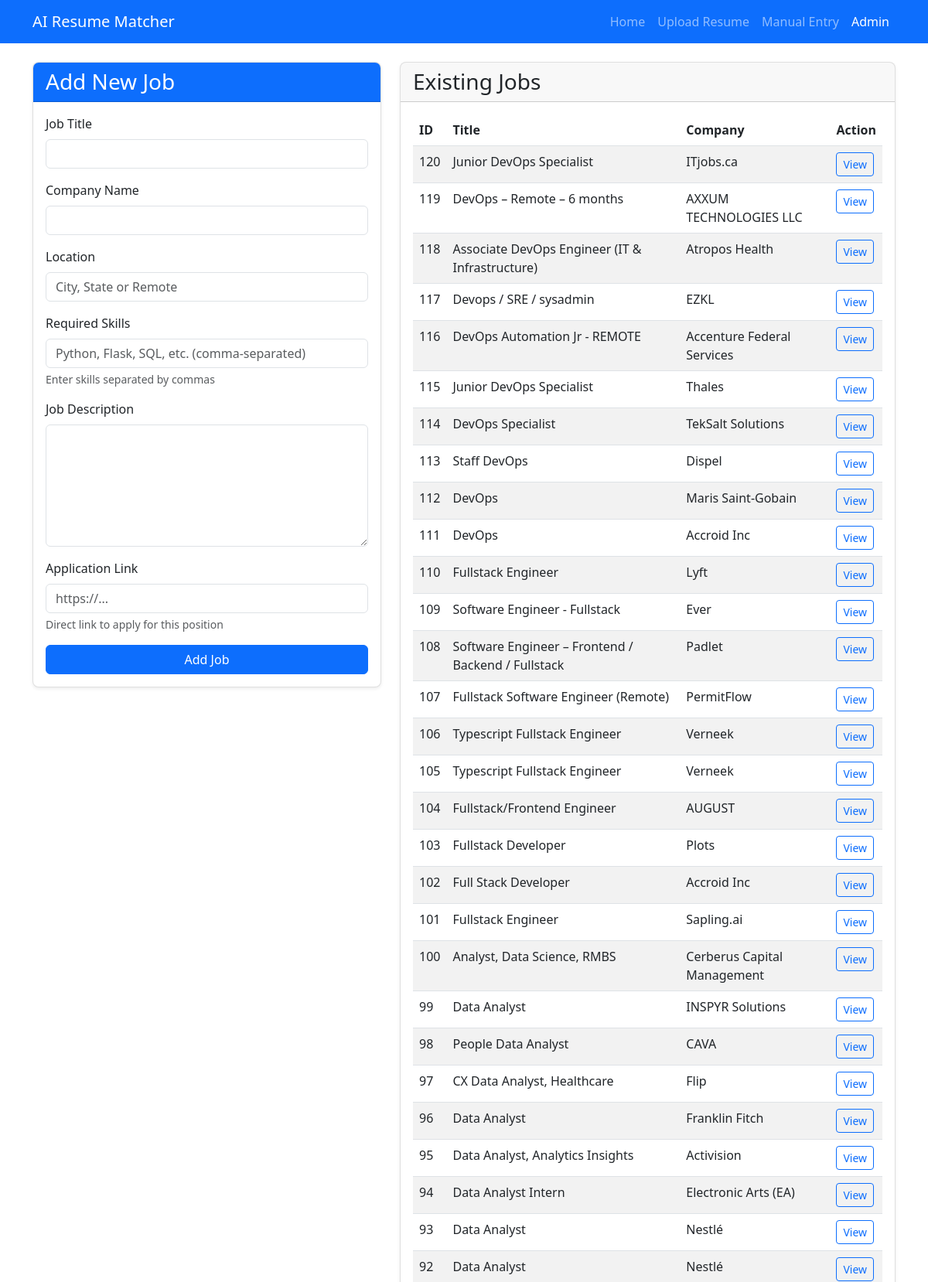
/admin/upload_jobs (upper part), run on the app's committed database.
### tables this page shows
CREATE TABLE jobs (
    id INTEGER PRIMARY KEY AUTOINCREMENT,
    title TEXT NOT NULL,
    company TEXT NOT NULL,
    description TEXT NOT NULL,
    location TEXT,
    skills_required TEXT,
    application_link TEXT UNIQUE NOT NULL,
    created TIMESTAMP NOT NULL DEFAULT CURRENT_TIMESTAMP,
    posted_date TEXT NOT NULL,
    source TEXT NOT NULL
);

### app/routes.py (the view, shortened to what this page needs)
@bp.route('/admin/upload_jobs', methods=('GET', 'POST'))
def upload_jobs():
    db = db_utils.get_db()
    jobs = db.execute('SELECT id, title, company FROM jobs ORDER BY id DESC').fetchall()
    return render_template('admin/upload_jobs.html', jobs=jobs)

### app/utils/db_utils.py (called while the page is built)
def get_db():
    if 'db' not in g:
        g.db = sqlite3.connect(
            current_app.config['DATABASE'],
            detect_types=sqlite3.PARSE_DECLTYPES
        )
        g.db.row_factory = sqlite3.Row
    return g.db

### app/templates/admin/upload_jobs.html (shortened to what this page needs)
{% extends 'base.html' %}
{% block content %}
<div class="row">
    <div class="col-lg-5">
        <div class="card mb-4">
            <div class="card-header bg-primary text-white">
                <h3 class="card-title mb-0">Add New Job</h3>
            </div>
            <div class="card-body">
                <form method="post">
                    <div class="mb-3">
                        <label for="title" class="form-label">Job Title</label>
                        <input type="text" class="form-control" id="title" name="title" required>
                    </div>
                    <div class="mb-3">
                        <label for="company" class="form-label">Company Name</label>
                        <input type="text" class="form-control" id="company" name="company" required>
                    </div>
                    <div class="mb-3">
                        <label for="location" class="form-label">Location</label>
                        <input type="text" class="form-control" id="location" name="location" placeholder="City, State or Remote">
                    </div>
                    <div class="mb-3">
                        <label for="skills_required" class="form-label">Required Skills</label>
                        <input type="text" class="form-control" id="skills_required" name="skills_required" placeholder="Python, Flask, SQL, etc. (comma-separated)">
                        <div class="form-text">Enter skills separated by commas</div>
                    </div>
                    <div class="mb-3">
                        <label for="description" class="form-label">Job Description</label>
                        <textarea class="form-control" id="description" name="description" rows="6" required></textarea>
                    </div>
                    <div class="mb-3">
                        <label for="application_link" class="form-label">Application Link</label>
                        <input type="url" class="form-control" id="application_link" name="application_link" placeholder="https://...">
                        <div class="form-text">Direct link to apply for this position</div>
                    </div>
                    <div class="d-grid">
                        <button type="submit" class="btn btn-primary">Add Job</button>
                    </div>
                </form>
            </div>
        </div>
    </div>
    <div class="col-lg-7">
        <div class="card">
            <div class="card-header">
                <h3 class="card-title mb-0">Existing Jobs</h3>
            </div>
            <div class="card-body">
                {% if jobs %}
                    <div class="table-responsive">
                        <table class="table table-striped table-hover">
                            <thead>
                                <tr>
                                    <th>ID</th>
                                    <th>Title</th>
                                    <th>Company</th>
                                    <th>Action</th>
                                </tr>
                            </thead>
                            <tbody>
                                {% for job in jobs %}
                                <tr>
                                    <td>{{ job.id }}</td>
                                    <td>{{ job.title }}</td>
                                    <td>{{ job.company }}</td>
                                    <td>
                                        <a href="{{ url_for('main.job_detail', job_id=job.id) }}" class="btn btn-sm btn-outline-primary">View</a>
                                    </td>
                                </tr>
                                {% endfor %}
                            </tbody>
                        </table>
                    </div>
                {% else %}
                    <div class="alert alert-info">No jobs have been added yet.</div>
                {% endif %}
            </div>
        </div>
    </div>
</div>
{% endblock %}

### app/templates/base.html (shortened to what this page needs)
<!DOCTYPE html>
<html lang="en">
<head>
    <link href="https://cdn.jsdelivr.net/npm/bootstrap@5.3.0-alpha1/dist/css/bootstrap.min.css" rel="stylesheet">
    <link rel="stylesheet" href="https://cdn.jsdelivr.net/npm/bootstrap-icons@1.7.2/font/bootstrap-icons.css">
    <link rel="stylesheet" href="{{ url_for('static', filename='css/styles.css') }}">
</head>
<body>
    <nav class="navbar navbar-expand-lg navbar-dark bg-primary mb-4">
        <div class="container">
            <a class="navbar-brand" href="{{ url_for('main.index') }}">
                AI Resume Matcher
            </a>
            <div class="collapse navbar-collapse" id="navbarNav">
                <ul class="navbar-nav ms-auto">
                    <li class="nav-item">
                        <a class="nav-link {% if request.path == url_for('main.index') %}active{% endif %}"
                           href="{{ url_for('main.index') }}">Home</a>
                    </li>
                    <li class="nav-item">
                        <a class="nav-link {% if request.path == url_for('main.upload_resume') %}active{% endif %}"
                           href="{{ url_for('main.upload_resume') }}">Upload Resume</a>
                    </li>
                    <li class="nav-item">
                        <a class="nav-link {% if request.path == url_for('main.manual_entry') %}active{% endif %}"
                           href="{{ url_for('main.manual_entry') }}">Manual Entry</a>
                    </li>
                    <li class="nav-item">
                        <a class="nav-link {% if request.path.startswith('/admin') %}active{% endif %}"
                           href="{{ url_for('main.upload_jobs') }}">Admin</a>
                    </li>
                </ul>
            </div>
        </div>
    </nav>
    <div class="container mb-5">
        {% block content %}{% endblock %}
    </div>
</body>
</html>

### app/static/css/styles.css (style rules this page uses)
body { min-height: 100vh; display: flex; flex-direction: column; }
.card { box-shadow: 0 0.125rem 0.25rem rgba(0, 0, 0, 0.075); border-radius: 0.5rem; border: 1px solid rgba(0, 0, 0, 0.125); }
.card-header:first-child { border-radius: calc(0.5rem - 1px) calc(0.5rem - 1px) 0 0; }

### data on the page
jobs: id "120", title "Junior DevOps Specialist", company "ITjobs.ca"
jobs: id "119", title "DevOps – Remote – 6 months", company "AXXUM TECHNOLOGIES LLC"
jobs: id "118", title "Associate DevOps Engineer (IT & Infrastructure)", company "Atropos Health"
jobs: id "117", title "Devops / SRE / sysadmin", company "EZKL"
jobs: id "116", title "DevOps Automation Jr - REMOTE", company "Accenture Federal Services"
jobs: id "115", title "Junior DevOps Specialist", company "Thales"
jobs: id "114", title "DevOps Specialist", company "TekSalt Solutions"
jobs: id "113", title "Staff DevOps", company "Dispel"
jobs: id "112", title "DevOps", company "Maris Saint-Gobain"
jobs: id "111", title "DevOps", company "Accroid Inc"
jobs: id "110", title "Fullstack Engineer", company "Lyft"
jobs: id "109", title "Software Engineer - Fullstack", company "Ever"
jobs: id "108", title "Software Engineer – Frontend / Backend / Fullstack", company "Padlet"
jobs: id "107", title "Fullstack Software Engineer (Remote)", company "PermitFlow"
jobs: id "106", title "Typescript Fullstack Engineer", company "Verneek"
jobs: id "105", title "Typescript Fullstack Engineer", company "Verneek"
jobs: id "104", title "Fullstack/Frontend Engineer", company "AUGUST"
jobs: id "103", title "Fullstack Developer", company "Plots"
jobs: id "102", title "Full Stack Developer", company "Accroid Inc"
jobs: id "101", title "Fullstack Engineer", company "Sapling.ai"
jobs: id "100", title "Analyst, Data Science, RMBS", company "Cerberus Capital Management"
jobs: id "99", title "Data Analyst", company "INSPYR Solutions"
jobs: id "98", title "People Data Analyst", company "CAVA"
jobs: id "97", title "CX Data Analyst, Healthcare", company "Flip"
jobs: id "96", title "Data Analyst", company "Franklin Fitch"
jobs: id "95", title "Data Analyst, Analytics Insights", company "Activision"
jobs: id "94", title "Data Analyst Intern", company "Electronic Arts (EA)"
jobs: id "93", title "Data Analyst", company "Nestlé"
jobs: id "92", title "Data Analyst", company "Nestlé"
